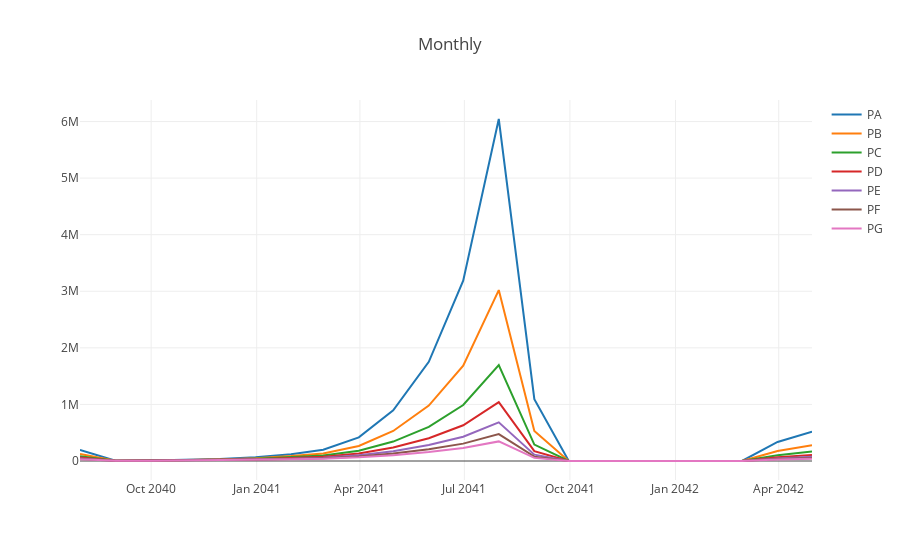

The cell this chart's notebook holds for it:
### Markdown cell above
##Visualization of Monthly Analysis

### Code cell
set_fig_size(25,50)
configure_plotly_browser_state()
plotly_df(df_monthly_date_analysis, title='Monthly')
